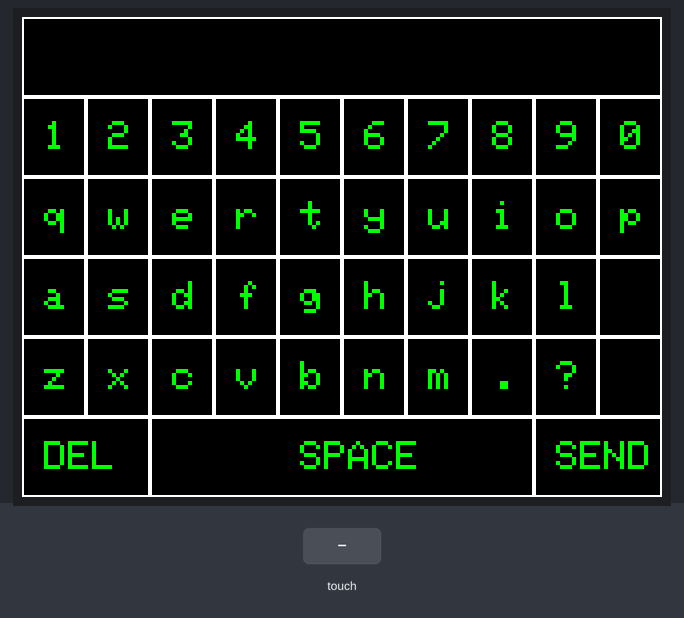
Bench run of a sketch on a simulated Arduino Uno, built with avr-gcc and run on an emulated ATmega328P. Parts: 320×240 colour display. Inputs (shaded band) come from the test bench. No radio packets arrive unless stated; what the sketch prints to the serial monitor is not drawn.

Above: at 1.4 s.
1.5 s: touch panel pressed at 38 % / 10 % of its raw x / y range
3.1 s: touch panel pressed at 62 % / 10 % of its raw x / y range
At 3.5 s:
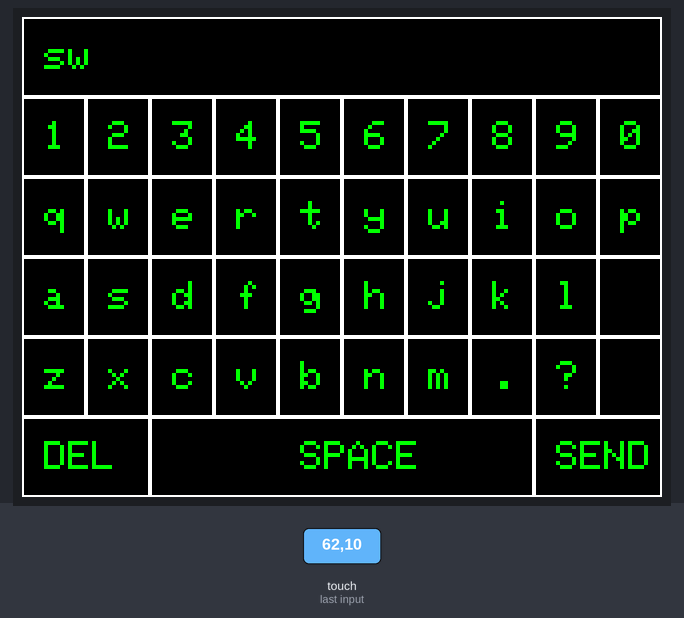
4.7 s: touch panel pressed at 38 % / 30 % of its raw x / y range
6.3 s: touch panel pressed at 62 % / 30 % of its raw x / y range
7.9 s: touch panel pressed at 38 % / 50 % of its raw x / y range
At 8.4 s:
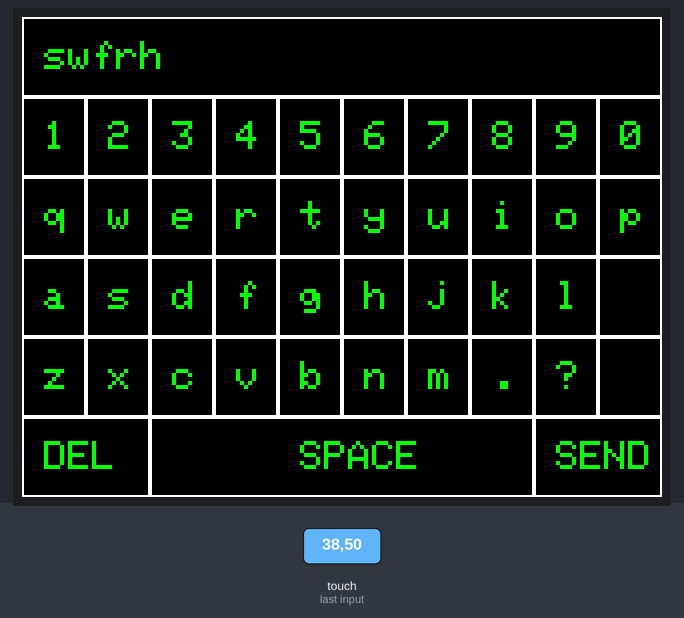
9.5 s: touch panel pressed at 62 % / 50 % of its raw x / y range
Timing chart, 0 to 12.1 s (numbered marks = the images above; inputs shaded):
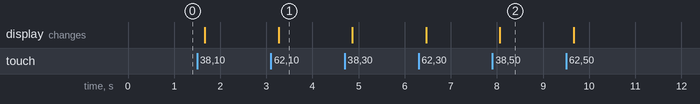

Measured:
- after the input at 3.1 s, the display: changes after 0.16 s (image 1)
- after the input at 7.9 s, the display: changes after 0.16 s (image 2)

The sketch:

Touchpad_Keyboard_Integration.ino
```cpp
#include "SPI.h"
#include <Adafruit_GFX.h>
#include <Adafruit_ILI9341.h>
#include <Adafruit_STMPE610.h>
#include <LoRa.h>

#define FREQ 915E6
String textToSend, textToDisplay;
bool touchHandled = false;
uint16_t touchEventX, touchEventY;
enum Protocol {PROT_CHAT = 1, PROT_TIC_TAC_TOE = 2};

/* Hardware SPI:
 * MKR pin  8 to shield pin 11 (MOSI)
 * MKR pin  9 to shield pin 13 (SCK)
 * MKR pin 10 to shield pin 12 (MISO) */
#define TFT_CS 5 // Shield pin 10
#define TFT_DC 4 // Shield pin 9
#define TS_CS 3  // Shield pin 8

Adafruit_ILI9341 tft = Adafruit_ILI9341(TFT_CS, TFT_DC);
Adafruit_STMPE610 ts = Adafruit_STMPE610(TS_CS);

#define TS_MINX 150
#define TS_MINY 130
#define TS_MAXX 3800
#define TS_MAXY 4000

#define KEY_WIDTH 32
#define KEY_HEIGHT 40
#define SCREEN_WIDTH 320
#define SCREEN_HEIGHT 240
#define TEXT_OFFSET_X 11
#define TEXT_OFFSET_Y 12

String keys[4][10] = {
  { "1", "2", "3", "4", "5", "6", "7", "8", "9", "0" },
  { "q", "w", "e", "r", "t", "y", "u", "i", "o", "p" },
  { "a", "s", "d", "f", "g", "h", "j", "k", "l", " " },
  { "z", "x", "c", "v", "b", "n", "m", ".", "?", " " }
};

String buffer = String("");

void drawKeyboardGrid() {

  // Draw "Output" row
  tft.drawRect(0, 0, SCREEN_WIDTH, KEY_HEIGHT, ILI9341_WHITE);

  // Draw alpha-numeric key rows
  for (int rows = 1; rows < 5; rows++) {
    for (int cols = 0; cols < 10; cols++) {
      tft.drawRect(cols * KEY_WIDTH, rows * KEY_HEIGHT, KEY_WIDTH, KEY_HEIGHT, ILI9341_WHITE);
    }
  }
  // Draw "cursor control" row
  // "Delete"
  tft.drawRect(0, KEY_HEIGHT * 5, KEY_WIDTH * 2, KEY_HEIGHT, ILI9341_WHITE);
  // "Space"
  tft.drawRect(KEY_WIDTH * 2, KEY_HEIGHT * 5, KEY_WIDTH * 6, KEY_HEIGHT, ILI9341_WHITE);
  // "Send"
  tft.drawRect(KEY_WIDTH * 8, KEY_HEIGHT * 5, KEY_WIDTH * 2, KEY_HEIGHT, ILI9341_WHITE);
}

void labelKeys() {

  // Draw alpha-numeric key rows
  for (int rows = 1; rows < 5; rows++) {
    for (int cols = 0; cols < 10; cols++) {
      tft.setCursor(cols * KEY_WIDTH + TEXT_OFFSET_X, rows * KEY_HEIGHT + TEXT_OFFSET_Y);
      tft.print(keys[rows - 1][cols]);
    }
  }

  // Delete
  tft.setCursor(TEXT_OFFSET_X, 5 * KEY_HEIGHT + TEXT_OFFSET_Y);
  tft.print("DEL");
  // Space
  tft.setCursor(KEY_WIDTH * 4 + TEXT_OFFSET_X, 5 * KEY_HEIGHT + TEXT_OFFSET_Y);
  tft.print("SPACE");
  //Send
  tft.setCursor(KEY_WIDTH * 8 + TEXT_OFFSET_X, 5 * KEY_HEIGHT + TEXT_OFFSET_Y);
  tft.print("SEND");
}


void displayText(String output) {
  tft.fillRect(1, 1, 318, KEY_HEIGHT - 2, ILI9341_BLACK);
  tft.setCursor(TEXT_OFFSET_X, TEXT_OFFSET_Y);
  tft.print(output);
}

void setup() {

  Serial.begin(9600);
  while (!Serial);

  Serial.println("Initialzing LoRa");
  if (!LoRa.begin(FREQ)) {
    Serial.println("LoRa initialization failed");
  } else {
    Serial.println("LoRa started");
  }

  Serial.println("Initialzing Touchscreen");
  tft.begin();
  if (!ts.begin()) {
    Serial.println("Unable to start touchscreen.");
  } else {
    Serial.println("Touchscreen started.");
  }

  tft.fillScreen(ILI9341_BLACK);
  tft.setRotation(1);
  tft.setTextColor(ILI9341_GREEN);
  tft.setTextSize(2);
  drawKeyboardGrid();
  labelKeys();
}

void send(String text) {
  LoRa.beginPacket();
  LoRa.write((uint8_t) PROT_CHAT);
  LoRa.print(text);
  LoRa.endPacket();
}

String receive() {
  return LoRa.readString();
}

void loop() {

  // My hacky way of capturing only one value per touch event...
  if (ts.touched()) {
    touchHandled = false;
    while (!ts.bufferEmpty()) {
      TS_Point p = ts.getPoint();
      touchEventX = map(p.x, TS_MINY, TS_MAXY, 0, tft.height());
      touchEventY = map(p.y, TS_MINX, TS_MAXX, 0, tft.width());
    }
  } else if (!ts.touched() && !touchHandled) {
    // The TFT is rotated, but that doesn't apply to the touch screen.
    // The end result is that we have to do some seemingly unintuitive
    // math to convert from default coords to rotated coords. We also
    // scale down the coords here, so that they represent grid cells
    // instead of pixels.
    int mappedX = touchEventY / KEY_WIDTH;
    int mappedY = 5 - touchEventX / KEY_HEIGHT;

    if (mappedY > 0 && mappedY < 5) {
      String character = keys[mappedY - 1][mappedX];
      if (!character.equals(" ")) {
        buffer.concat(character);
        displayText(buffer);
      }
    } else if (mappedY == 5) {
      if (mappedX < 2) { // DEL
        if (buffer.length() > 0) {
          buffer.remove(buffer.length() - 1);
          displayText(buffer);
        }
      } else if (mappedX > 7) { // SEND
        send(buffer);
        buffer.remove(0);
        displayText(buffer);
      } else { // SPACE
        buffer.concat(" ");
      }
    }

    Serial.print("Buffer: ");
    Serial.println(buffer);
    touchHandled = true;
  }

  // Legacy code to keep LoRa and serial monitor input available
  if (Serial.available()) {

    while (Serial.available()) {
      textToSend = Serial.readString();
    }
    Serial.print("Sending packet");
    send(textToSend);
  }

  if (!LoRa.parsePacket()) return;

  Serial.print("Received packet");
  if (LoRa.available()) {
    uint8_t protocol = LoRa.read();
    if (protocol == PROT_CHAT) {
      textToDisplay = receive();
      displayText(textToDisplay);
    } else {
      while (LoRa.available()) LoRa.read();
    }
  }
}
```
